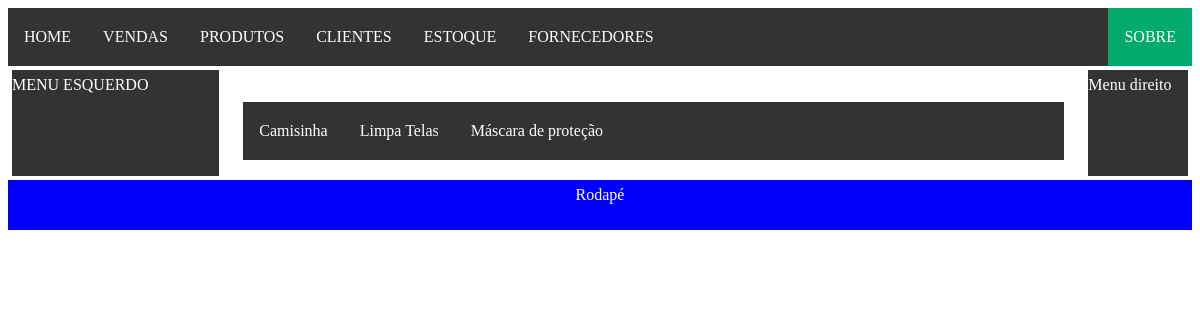
/produto/lista/, run on an earlier commit of the app's database.
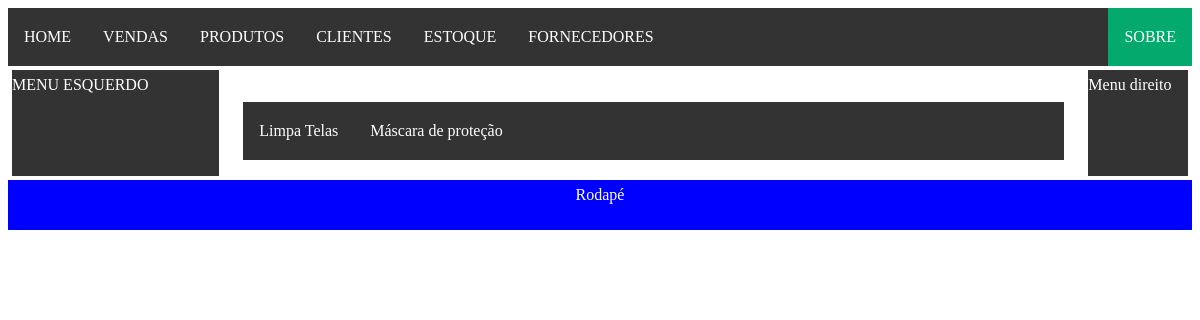
And on a later commit of the database.
### product/models.py (models this page shows)
class Product(models.Model):
    code = models.CharField("Código", max_length=32, unique=True)
    name = models.CharField("Nome", max_length=64, unique=True)
    manufacturer = models.CharField("Fabricante", max_length=64, null=True)
    description = models.TextField("Descrição", max_length=128, null=True)
    price = models.DecimalField("Preço", max_digits=8, decimal_places=2)
    registration_date = models.DateField("Data do cadastro", auto_now_add=True)
    manufacturing_date = models.DateField("Data de fabricação", null=True)
    class Meta:
        ordering = ['name']
        verbose_name = 'produto'
    def __str__(self):
        return self.name

### product/views.py (the view)
# urls.py: path('lista/', views.ProductListView.as_view(), name='list'),
class ProductListView(ListView):
    model = Product

### product/templates/product/product_list.html (shortened to what this page needs)
{% extends "base/base.html" %}
{% block conteudo %}
<ul>
{% for product in object_list %}
    <li>
        <a href="{% url 'product:detail' product.pk %}">{{ product }}</a>
    </li>
{% empty %}
    <p>Nenhum produto cadastrado!</p>
    <p><a class="btn btn-secondary btn-lg" role="button" href="{% url 'produto:cadastrar' %}">Cadastrar produto</a></p>
{% endfor %}
</ul>
{% endblock %}

What changed in the data, as far as the page shows it:
removed Product: name "Camisinha"
